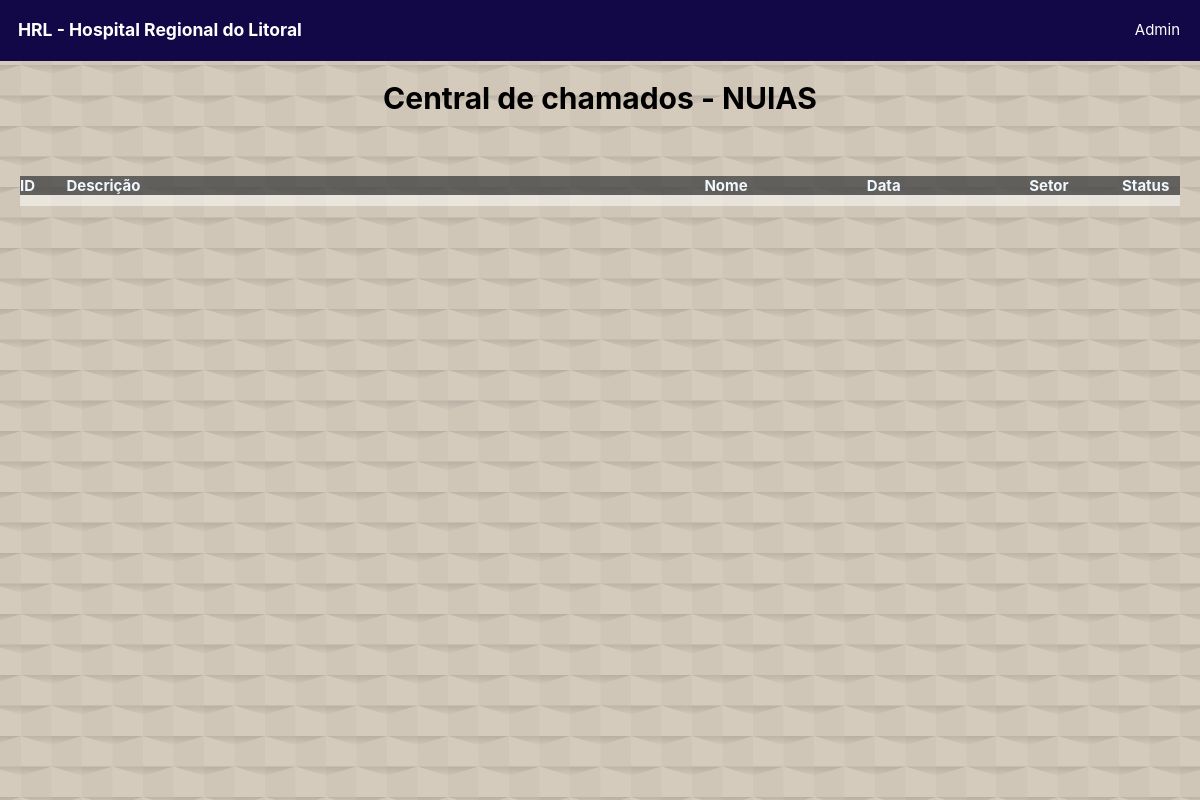
The app's page /ticket_center_ti/, older data.
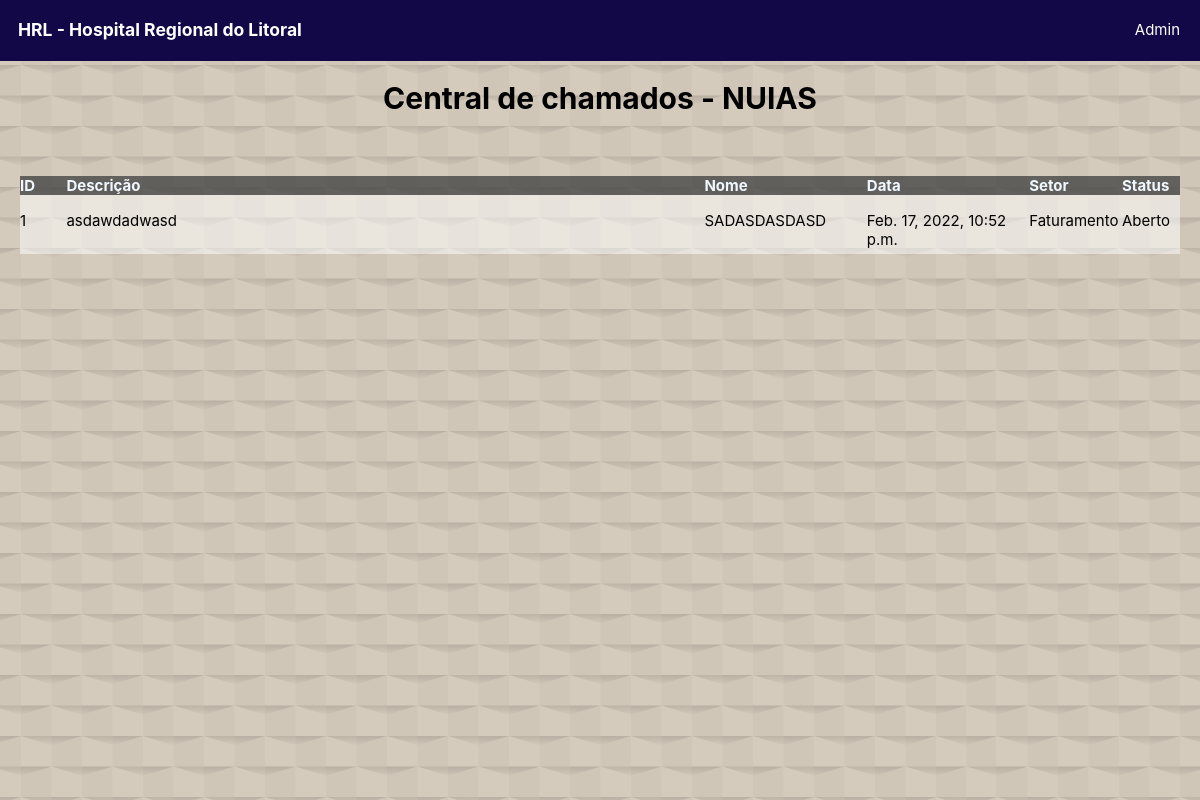
The same page, newer data.
### app_ticket/models.py (models this page shows, shortened)
class Ticket(models.Model):
    t_open = 'Aberto'
    t_answered = 'Atendido'
    t_closed = 'Finalizado'
    status = models.CharField(max_length=100,
                              choices=[(t_open, 'Aberto'),
                                       (t_answered,'Atendido'),
                                       (t_closed,'Finalizado')], default=t_open)
    description = models.TextField(max_length=500)
    date = models.DateTimeField(auto_now_add=True)
    requester_name = models.CharField(max_length=255)
    machine_number = models.IntegerField(null=True)
    sector = models.ForeignKey(Sector, on_delete=models.DO_NOTHING)
    category = models.ForeignKey(Category, on_delete=models.DO_NOTHING)

class Sector(models.Model):
    sector_name = models.CharField(max_length=100, default='.')
    def __str__(self) -> str:
        return self.sector_name

### app_ticket/views.py (the view)
# urls.py: path('ticket_center_ti/', ticket_center_view_ti, name='url_ticket_center_ti'),
def ticket_center_view_ti(request):
    return render(request, 'app_ticket/ticket_center_ti.html',
                            {'tickets': Ticket.objects.all()})

### app_ticket/templates/app_ticket/ticket_center_ti.html (shortened to what this page needs)
{% load static %}
<!DOCTYPE html>
<html lang="en">
<head>
    <link rel="stylesheet" href="{% static 'app_ticket/css/styles_ticket_center.css' %}">
</head>
<body>
    <aside class="menu">
        <section class="menu-content">
            <a href="{% url 'url_home' %}"><h1>HRL - Hospital Regional do Litoral</h1></a>
            <nav>
                <ul>
                    <li><a href="/admin">Admin</a></li>
                </ul>
            </nav>
        </section>
    </aside>
    <section class="section main-bg">
        <div><h1>Central de chamados - NUIAS</h1></div>
        <div class="data-list">
            <div class="list-title">
                <ul>
                    <li>ID</li>
                    <li>Descrição</li>
                    <li>Nome</li>
                    <li>Data</li>
                    <li>Setor</li>
                    <li>Status</li>
                </ul>
            </div>
            <ul>
                {% for ticket in tickets %}
                    {% if ticket.category_id == 1 %}
                        {% if not ticket.status == 'atendido' %}
                            <li>
                                <a class="normal" href="">{{ ticket.id }}</a>
                                <a class="normal" href="">{{ ticket.description }}</a>
                                <a class="normal" href="">{{ ticket.requester_name }}</a>
                                <a class="normal" href="">{{ ticket.date }}</a>
                                <a class="normal" href="">{{ ticket.sector }}</a>
                                <a class="normal" href="">{{ ticket.status }}</a>
                            </li>
                        {% endif %}
                    {% endif %}
                {% endfor %}
            </ul>
        </div>
    </section>
</body>
</html>

Row changes from the older to the newer data that the page shows:
added Ticket: id "1", description "asdawdadwasd", requester_name "SADASDASDASD", date "Feb. 17, 2022, 10:52 p.m.", sector "Faturamento", status "Aberto"
